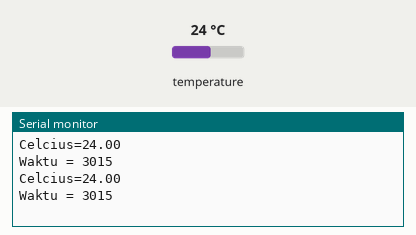
Simulated run of this sketch. Board: Arduino Uno, built with avr-gcc and run on an emulated ATmega328P. On the bench: the last lines printed to the serial monitor. Inputs (shaded band) come from the test bench; at power-on: temperature 24 °C.

Above: at 6.8 s.
6.9 s: temperature set to 12 °C
At 9.7 s:
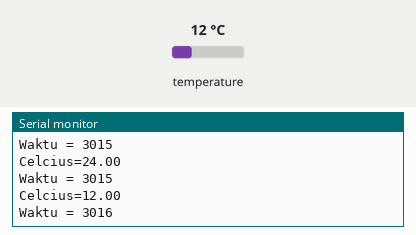
11.4 s: temperature set to 19 °C
At 13.3 s:
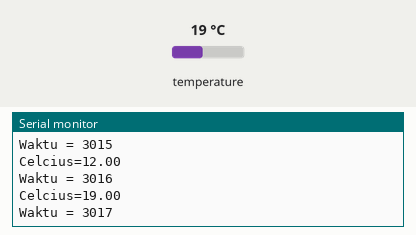
Timing chart, 0 to 14.8 s (numbered marks = the images above; inputs shaded):
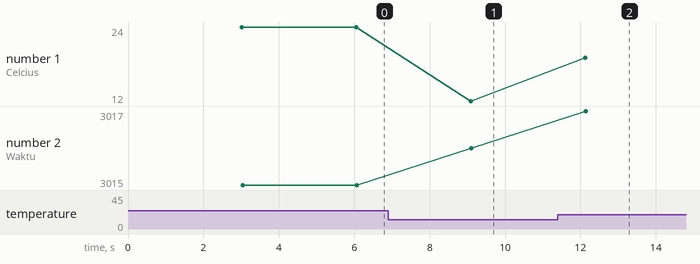

Measured:
- after the input at 6.9 s, the serial monitor: prints a new line after 2.2 s (image 1)
- after the input at 11.4 s, the serial monitor: prints a new line after 0.73 s (image 2)
- plotted number 1: 24 → 12 after the input at 6.9 s, 12 → 19 after the input at 11.4 s

The sketch:

Spec_2.ino
```cpp
//******************************************************//
// Temperature Sensor
// Sample Code 1 [Control the temperature sensor]
//                                      - Kyung-Sik Jang//
//******************************************************//

//******************************************************//
// Hardware Configuration
//  - Connect IoT Starter Kit and Temperature Sensor
//******************************************************//

// Temperature sensor
// Hardware Spec
// Temperatue range  : -55 ~ +125 ('C)
// Accuracy          : ±0.5

// DS18B20 Function Commands
// Address    Name             Explain
// 0x44       Convert T        This command initiates a single temperature conversion
// 0xBE       Read Scratchpad  This command allows the master to read the contents of
//                             the scratchpad. (9 bytes = data byte 8 + CRC byte 1)
//                                                      CRC : Cyclic Redundancy Check

#include <OneWire.h>

OneWire ds(2); // 2번 핀에 연결된 OneWire 개체 생성

void setup() {
  Serial.begin(9600);
}

void loop() {
  byte i;
  byte present = 0;

  byte data[12];
  byte addr[8];
  float Temp;

  unsigned long waktu_awal = millis();
  if (!ds.search(addr)) {
    ds.reset_search();
    return;
  }

  ds.reset();
  ds.select(addr);
  ds.write(0x44,1); // start conversion, with parasite power on at the end
  delay(3000);

  present = ds.reset();
  ds.select(addr);
  ds.write(0xBE); // Read Scratchpad

  unsigned long waktu_akhir = millis();


  for (i = 0; i < 9; i++) { // 센서에서 가져온 값을 정리하고 난 후 배열에 순서대로 넣어 둔다.
    data[i] = ds.read();
  }

  // From the values obtained above, multiply the value in array 1 by 256 (2 powers of 8)
  // and add it with the value in array 0.
  // Divide the value by 16 to get Celsius.
  //
  // Shift Operator
  // Example
  // data = 0x04
  // Current State : | 0 | 0 | 0 | 0 | 0 | 1 | 0 | 0 |
  // Shift : data = data << 2
  // Current State : | 0 | 0 | 0 | 1 | 0 | 0 | 0 | 0 |
  Temp=(data[1]<<8)+data[0];
  Temp=Temp/16;

  // Celsius
  Serial.print("Celcius=");
  Serial.println(Temp);
  // 섭씨 출력
  waktu_akhir = waktu_akhir - waktu_awal;
  Serial.print("Waktu = ");
  Serial.println(waktu_akhir);


  // Convert "Celsius" to "Fahrenheit"
  //Temp=Temp*1.8+32;

  // Celsius
  //Serial.print("F=");
  //Serial.print(Temp);
  //Serial.println(" ");
}
```
